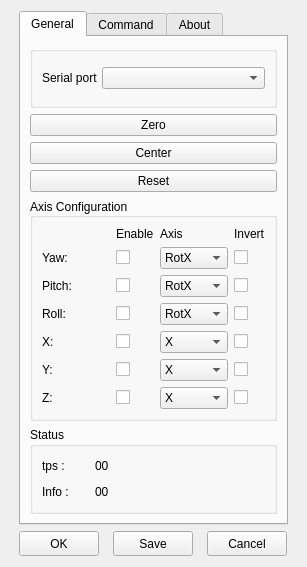
<?xml version="1.0" encoding="UTF-8"?>
<ui version="4.0">
 <class>UIHATControls</class>
 <widget class="QWidget" name="UIHATControls">
  <property name="geometry">
   <rect>
    <x>0</x>
    <y>0</y>
    <width>307</width>
    <height>567</height>
   </rect>
  </property>
  <property name="minimumSize">
   <size>
    <width>0</width>
    <height>0</height>
   </size>
  </property>
  <property name="maximumSize">
   <size>
    <width>65536</width>
    <height>65536</height>
   </size>
  </property>
  <property name="contextMenuPolicy">
   <enum>Qt::NoContextMenu</enum>
  </property>
  <property name="windowTitle">
   <string>Head Arduino Tracker settings FaceTrackNoIR</string>
  </property>
  <property name="windowIcon">
   <iconset>
    <normaloff>:/images/hat.ico</normaloff>:/images/hat.ico</iconset>
  </property>
  <property name="windowOpacity">
   <double>1.000000000000000</double>
  </property>
  <property name="layoutDirection">
   <enum>Qt::LeftToRight</enum>
  </property>
  <property name="autoFillBackground">
   <bool>false</bool>
  </property>
  <layout class="QGridLayout" name="gridLayout_7">
   <item row="1" column="2">
    <widget class="QPushButton" name="btnCancel">
     <property name="sizePolicy">
      <sizepolicy hsizetype="Preferred" vsizetype="Fixed">
       <horstretch>0</horstretch>
       <verstretch>0</verstretch>
      </sizepolicy>
     </property>
     <property name="minimumSize">
      <size>
       <width>80</width>
       <height>25</height>
      </size>
     </property>
     <property name="maximumSize">
      <size>
       <width>80</width>
       <height>25</height>
      </size>
     </property>
     <property name="text">
      <string>Cancel</string>
     </property>
    </widget>
   </item>
   <item row="1" column="0">
    <widget class="QPushButton" name="btnOK">
     <property name="sizePolicy">
      <sizepolicy hsizetype="Preferred" vsizetype="Fixed">
       <horstretch>0</horstretch>
       <verstretch>0</verstretch>
      </sizepolicy>
     </property>
     <property name="minimumSize">
      <size>
       <width>80</width>
       <height>25</height>
      </size>
     </property>
     <property name="maximumSize">
      <size>
       <width>80</width>
       <height>25</height>
      </size>
     </property>
     <property name="text">
      <string>OK</string>
     </property>
    </widget>
   </item>
   <item row="0" column="0" colspan="3">
    <widget class="QTabWidget" name="tabWidget">
     <property name="minimumSize">
      <size>
       <width>0</width>
       <height>0</height>
      </size>
     </property>
     <property name="maximumSize">
      <size>
       <width>65535</width>
       <height>65535</height>
      </size>
     </property>
     <property name="currentIndex">
      <number>0</number>
     </property>
     <widget class="QWidget" name="tab_config">
      <attribute name="title">
       <string>General</string>
      </attribute>
      <layout class="QVBoxLayout" name="verticalLayout">
       <item>
        <widget class="QGroupBox" name="groupBox_2">
         <property name="title">
          <string/>
         </property>
         <property name="flat">
          <bool>true</bool>
         </property>
         <layout class="QGridLayout" name="gridLayout_2">
          <property name="spacing">
           <number>4</number>
          </property>
          <item row="0" column="1">
           <widget class="QComboBox" name="cbSerialPort">
            <property name="sizePolicy">
             <sizepolicy hsizetype="MinimumExpanding" vsizetype="Fixed">
              <horstretch>0</horstretch>
              <verstretch>0</verstretch>
             </sizepolicy>
            </property>
            <property name="maximumSize">
             <size>
              <width>65535</width>
              <height>16777215</height>
             </size>
            </property>
            <property name="editable">
             <bool>false</bool>
            </property>
            <property name="sizeAdjustPolicy">
             <enum>QComboBox::AdjustToMinimumContentsLength</enum>
            </property>
            <property name="modelColumn">
             <number>0</number>
            </property>
           </widget>
          </item>
          <item row="0" column="0">
           <widget class="QLabel" name="label_5">
            <property name="sizePolicy">
             <sizepolicy hsizetype="Maximum" vsizetype="Preferred">
              <horstretch>0</horstretch>
              <verstretch>0</verstretch>
             </sizepolicy>
            </property>
            <property name="maximumSize">
             <size>
              <width>65536</width>
              <height>16777215</height>
             </size>
            </property>
            <property name="text">
             <string>Serial port</string>
            </property>
           </widget>
          </item>
         </layout>
        </widget>
       </item>
       <item>
        <widget class="QPushButton" name="btnZero">
         <property name="minimumSize">
          <size>
           <width>80</width>
           <height>20</height>
          </size>
         </property>
         <property name="text">
          <string>Zero</string>
         </property>
        </widget>
       </item>
       <item>
        <widget class="QPushButton" name="btnCenter">
         <property name="minimumSize">
          <size>
           <width>80</width>
           <height>20</height>
          </size>
         </property>
         <property name="text">
          <string>Center</string>
         </property>
        </widget>
       </item>
       <item>
        <widget class="QPushButton" name="btnReset">
         <property name="minimumSize">
          <size>
           <width>80</width>
           <height>20</height>
          </size>
         </property>
         <property name="text">
          <string>Reset</string>
         </property>
        </widget>
       </item>
       <item>
        <widget class="QGroupBox" name="groupBox_3">
         <property name="minimumSize">
          <size>
           <width>0</width>
           <height>106</height>
          </size>
         </property>
         <property name="title">
          <string>Axis Configuration</string>
         </property>
         <property name="alignment">
          <set>Qt::AlignLeading|Qt::AlignLeft|Qt::AlignVCenter</set>
         </property>
         <layout class="QGridLayout" name="gridLayout_6">
          <item row="2" column="2">
           <widget class="QComboBox" name="cb_pitch">
            <property name="toolTip">
             <string>Associate Axis</string>
            </property>
            <item>
             <property name="text">
              <string>RotX</string>
             </property>
            </item>
            <item>
             <property name="text">
              <string>RotY</string>
             </property>
            </item>
            <item>
             <property name="text">
              <string>RotZ</string>
             </property>
            </item>
           </widget>
          </item>
          <item row="1" column="1">
           <widget class="QCheckBox" name="chkEnableYaw">
            <property name="maximumSize">
             <size>
              <width>20</width>
              <height>16777215</height>
             </size>
            </property>
            <property name="toolTip">
             <string>Enable Axis</string>
            </property>
            <property name="layoutDirection">
             <enum>Qt::LeftToRight</enum>
            </property>
            <property name="text">
             <string/>
            </property>
           </widget>
          </item>
          <item row="4" column="1">
           <widget class="QCheckBox" name="chkEnableX">
            <property name="maximumSize">
             <size>
              <width>20</width>
              <height>16777215</height>
             </size>
            </property>
            <property name="toolTip">
             <string>Enable Axis</string>
            </property>
            <property name="layoutDirection">
             <enum>Qt::LeftToRight</enum>
            </property>
            <property name="text">
             <string/>
            </property>
           </widget>
          </item>
          <item row="2" column="0">
           <widget class="QLabel" name="label_pitch">
            <property name="text">
             <string>Pitch:</string>
            </property>
           </widget>
          </item>
          <item row="0" column="1">
           <widget class="QLabel" name="label">
            <property name="text">
             <string>Enable</string>
            </property>
           </widget>
          </item>
          <item row="2" column="1">
           <widget class="QCheckBox" name="chkEnablePitch">
            <property name="maximumSize">
             <size>
              <width>20</width>
              <height>16777215</height>
             </size>
            </property>
            <property name="toolTip">
             <string>Enable Axis</string>
            </property>
            <property name="layoutDirection">
             <enum>Qt::LeftToRight</enum>
            </property>
            <property name="text">
             <string/>
            </property>
           </widget>
          </item>
          <item row="1" column="0">
           <widget class="QLabel" name="label_yaw">
            <property name="text">
             <string>Yaw:</string>
            </property>
           </widget>
          </item>
          <item row="0" column="3">
           <widget class="QLabel" name="label_3">
            <property name="text">
             <string>Invert</string>
            </property>
           </widget>
          </item>
          <item row="5" column="0">
           <widget class="QLabel" name="label_y">
            <property name="text">
             <string>Y:</string>
            </property>
           </widget>
          </item>
          <item row="3" column="3">
           <widget class="QCheckBox" name="chkInvertRoll">
            <property name="maximumSize">
             <size>
              <width>20</width>
              <height>16777215</height>
             </size>
            </property>
            <property name="toolTip">
             <string>Invert Axis</string>
            </property>
            <property name="layoutDirection">
             <enum>Qt::LeftToRight</enum>
            </property>
            <property name="styleSheet">
             <string notr="true"/>
            </property>
            <property name="text">
             <string/>
            </property>
           </widget>
          </item>
          <item row="4" column="0">
           <widget class="QLabel" name="label_x">
            <property name="text">
             <string>X:</string>
            </property>
           </widget>
          </item>
          <item row="5" column="3">
           <widget class="QCheckBox" name="chkInvertY">
            <property name="maximumSize">
             <size>
              <width>20</width>
              <height>16777215</height>
             </size>
            </property>
            <property name="toolTip">
             <string>Invert Axis</string>
            </property>
            <property name="layoutDirection">
             <enum>Qt::LeftToRight</enum>
            </property>
            <property name="styleSheet">
             <string notr="true"/>
            </property>
            <property name="text">
             <string/>
            </property>
           </widget>
          </item>
          <item row="6" column="3">
           <widget class="QCheckBox" name="chkInvertZ">
            <property name="maximumSize">
             <size>
              <width>20</width>
              <height>16777215</height>
             </size>
            </property>
            <property name="toolTip">
             <string>Invert Axis</string>
            </property>
            <property name="layoutDirection">
             <enum>Qt::LeftToRight</enum>
            </property>
            <property name="styleSheet">
             <string notr="true"/>
            </property>
            <property name="text">
             <string/>
            </property>
           </widget>
          </item>
          <item row="6" column="2">
           <widget class="QComboBox" name="cb_z">
            <property name="toolTip">
             <string>Associate Axis</string>
            </property>
            <item>
             <property name="text">
              <string>X</string>
             </property>
            </item>
            <item>
             <property name="text">
              <string>Y</string>
             </property>
            </item>
            <item>
             <property name="text">
              <string>Z</string>
             </property>
            </item>
           </widget>
          </item>
          <item row="6" column="1">
           <widget class="QCheckBox" name="chkEnableZ">
            <property name="maximumSize">
             <size>
              <width>20</width>
              <height>16777215</height>
             </size>
            </property>
            <property name="toolTip">
             <string>Enable Axis</string>
            </property>
            <property name="layoutDirection">
             <enum>Qt::LeftToRight</enum>
            </property>
            <property name="text">
             <string/>
            </property>
           </widget>
          </item>
          <item row="5" column="2">
           <widget class="QComboBox" name="cb_y">
            <property name="toolTip">
             <string>Associate Axis</string>
            </property>
            <item>
             <property name="text">
              <string>X</string>
             </property>
            </item>
            <item>
             <property name="text">
              <string>Y</string>
             </property>
            </item>
            <item>
             <property name="text">
              <string>Z</string>
             </property>
            </item>
           </widget>
          </item>
          <item row="3" column="0">
           <widget class="QLabel" name="label_roll">
            <property name="text">
             <string>Roll:</string>
            </property>
           </widget>
          </item>
          <item row="4" column="3">
           <widget class="QCheckBox" name="chkInvertX">
            <property name="maximumSize">
             <size>
              <width>20</width>
              <height>16777215</height>
             </size>
            </property>
            <property name="toolTip">
             <string>Invert Axis</string>
            </property>
            <property name="layoutDirection">
             <enum>Qt::LeftToRight</enum>
            </property>
            <property name="styleSheet">
             <string notr="true"/>
            </property>
            <property name="text">
             <string/>
            </property>
           </widget>
          </item>
          <item row="4" column="2">
           <widget class="QComboBox" name="cb_x">
            <property name="toolTip">
             <string>Associate Axis</string>
            </property>
            <item>
             <property name="text">
              <string>X</string>
             </property>
            </item>
            <item>
             <property name="text">
              <string>Y</string>
             </property>
            </item>
            <item>
             <property name="text">
              <string>Z</string>
             </property>
            </item>
           </widget>
          </item>
          <item row="2" column="3">
           <widget class="QCheckBox" name="chkInvertPitch">
            <property name="maximumSize">
             <size>
              <width>20</width>
              <height>16777215</height>
             </size>
            </property>
            <property name="toolTip">
             <string>Invert Axis</string>
            </property>
            <property name="layoutDirection">
             <enum>Qt::LeftToRight</enum>
            </property>
            <property name="styleSheet">
             <string notr="true"/>
            </property>
            <property name="text">
             <string/>
            </property>
           </widget>
          </item>
          <item row="6" column="0">
           <widget class="QLabel" name="label_z">
            <property name="text">
             <string>Z:</string>
            </property>
           </widget>
          </item>
          <item row="3" column="2">
           <widget class="QComboBox" name="cb_roll">
            <property name="toolTip">
             <string>Associate Axis</string>
            </property>
            <item>
             <property name="text">
              <string>RotX</string>
             </property>
            </item>
            <item>
             <property name="text">
              <string>RotY</string>
             </property>
            </item>
            <item>
             <property name="text">
              <string>RotZ</string>
             </property>
            </item>
           </widget>
          </item>
          <item row="3" column="1">
           <widget class="QCheckBox" name="chkEnableRoll">
            <property name="maximumSize">
             <size>
              <width>20</width>
              <height>16777215</height>
             </size>
            </property>
            <property name="toolTip">
             <string>Enable Axis</string>
            </property>
            <property name="layoutDirection">
             <enum>Qt::LeftToRight</enum>
            </property>
            <property name="styleSheet">
             <string notr="true"/>
            </property>
            <property name="text">
             <string/>
            </property>
           </widget>
          </item>
          <item row="5" column="1">
           <widget class="QCheckBox" name="chkEnableY">
            <property name="maximumSize">
             <size>
              <width>20</width>
              <height>16777215</height>
             </size>
            </property>
            <property name="toolTip">
             <string>Enable Axis</string>
            </property>
            <property name="layoutDirection">
             <enum>Qt::LeftToRight</enum>
            </property>
            <property name="text">
             <string/>
            </property>
           </widget>
          </item>
          <item row="1" column="3">
           <widget class="QCheckBox" name="chkInvertYaw">
            <property name="maximumSize">
             <size>
              <width>20</width>
              <height>16777215</height>
             </size>
            </property>
            <property name="toolTip">
             <string>Invert Axis</string>
            </property>
            <property name="layoutDirection">
             <enum>Qt::LeftToRight</enum>
            </property>
            <property name="styleSheet">
             <string notr="true"/>
            </property>
            <property name="text">
             <string/>
            </property>
           </widget>
          </item>
          <item row="1" column="2">
           <widget class="QComboBox" name="cb_yaw">
            <property name="toolTip">
             <string>Associate Axis</string>
            </property>
            <item>
             <property name="text">
              <string>RotX</string>
             </property>
            </item>
            <item>
             <property name="text">
              <string>RotY</string>
             </property>
            </item>
            <item>
             <property name="text">
              <string>RotZ</string>
             </property>
            </item>
           </widget>
          </item>
          <item row="0" column="2">
           <widget class="QLabel" name="label_2">
            <property name="text">
             <string>Axis</string>
            </property>
           </widget>
          </item>
         </layout>
        </widget>
       </item>
       <item>
        <widget class="QGroupBox" name="groupBox_status">
         <property name="sizePolicy">
          <sizepolicy hsizetype="MinimumExpanding" vsizetype="Minimum">
           <horstretch>0</horstretch>
           <verstretch>0</verstretch>
          </sizepolicy>
         </property>
         <property name="title">
          <string>Status</string>
         </property>
         <property name="flat">
          <bool>false</bool>
         </property>
         <layout class="QGridLayout" name="gridLayout_3">
          <item row="0" column="0">
           <widget class="QLabel" name="lab_tps">
            <property name="minimumSize">
             <size>
              <width>31</width>
              <height>20</height>
             </size>
            </property>
            <property name="maximumSize">
             <size>
              <width>60</width>
              <height>20</height>
             </size>
            </property>
            <property name="toolTip">
             <string>Trame per seconde</string>
            </property>
            <property name="text">
             <string>tps :</string>
            </property>
           </widget>
          </item>
          <item row="0" column="1">
           <widget class="QLabel" name="lab_vtps">
            <property name="minimumSize">
             <size>
              <width>31</width>
              <height>20</height>
             </size>
            </property>
            <property name="maximumSize">
             <size>
              <width>60</width>
              <height>20</height>
             </size>
            </property>
            <property name="text">
             <string>00</string>
            </property>
           </widget>
          </item>
          <item row="1" column="0">
           <widget class="QLabel" name="lab_status">
            <property name="minimumSize">
             <size>
              <width>0</width>
              <height>20</height>
             </size>
            </property>
            <property name="maximumSize">
             <size>
              <width>60</width>
              <height>20</height>
             </size>
            </property>
            <property name="text">
             <string>Info :</string>
            </property>
           </widget>
          </item>
          <item row="1" column="1">
           <widget class="QLabel" name="lab_vstatus">
            <property name="minimumSize">
             <size>
              <width>170</width>
              <height>20</height>
             </size>
            </property>
            <property name="maximumSize">
             <size>
              <width>60</width>
              <height>20</height>
             </size>
            </property>
            <property name="text">
             <string>00</string>
            </property>
           </widget>
          </item>
         </layout>
        </widget>
       </item>
      </layout>
     </widget>
     <widget class="QWidget" name="tab_cmds">
      <attribute name="title">
       <string>Command</string>
      </attribute>
      <layout class="QGridLayout" name="gridLayout_5">
       <item row="1" column="0">
        <widget class="QGroupBox" name="parametersBox">
         <property name="title">
          <string>Serial Parameters</string>
         </property>
         <layout class="QGridLayout" name="gridLayout_8">
          <item row="1" column="0">
           <widget class="QLabel" name="dataBitsLabel">
            <property name="text">
             <string>Data bits:</string>
            </property>
           </widget>
          </item>
          <item row="1" column="1">
           <widget class="QComboBox" name="QCB_Serial_dataBits"/>
          </item>
          <item row="0" column="0">
           <widget class="QLabel" name="baudRateLabel">
            <property name="text">
             <string>BaudRate:</string>
            </property>
           </widget>
          </item>
          <item row="0" column="1">
           <widget class="QComboBox" name="QCB_Serial_baudRate"/>
          </item>
          <item row="3" column="1">
           <widget class="QComboBox" name="QCB_Serial_stopBits"/>
          </item>
          <item row="4" column="0">
           <widget class="QLabel" name="flowControlLabel">
            <property name="text">
             <string>Flow control:</string>
            </property>
           </widget>
          </item>
          <item row="4" column="1">
           <widget class="QComboBox" name="QCB_Serial_flowControl"/>
          </item>
          <item row="2" column="0">
           <widget class="QLabel" name="parityLabel">
            <property name="text">
             <string>Parity:</string>
            </property>
           </widget>
          </item>
          <item row="2" column="1">
           <widget class="QComboBox" name="QCB_Serial_parity"/>
          </item>
          <item row="3" column="0">
           <widget class="QLabel" name="stopBitsLabel">
            <property name="text">
             <string>Stop bits:</string>
            </property>
           </widget>
          </item>
         </layout>
        </widget>
       </item>
       <item row="0" column="0">
        <widget class="QGroupBox" name="groupBox">
         <property name="title">
          <string>Arduino Commands</string>
         </property>
         <layout class="QGridLayout" name="gridLayout">
          <item row="0" column="1">
           <widget class="QLabel" name="lab_cmd_init_2">
            <property name="text">
             <string>Delay Init</string>
            </property>
           </widget>
          </item>
          <item row="1" column="0">
           <widget class="QLabel" name="lab_cmd_init">
            <property name="text">
             <string>Init</string>
            </property>
           </widget>
          </item>
          <item row="1" column="1">
           <widget class="QLineEdit" name="le_cmd_init">
            <property name="toolTip">
             <string>Command for Initialising Arduino</string>
            </property>
           </widget>
          </item>
          <item row="2" column="1">
           <widget class="QLabel" name="lab_cmd_init_3">
            <property name="text">
             <string>Delay Start</string>
            </property>
           </widget>
          </item>
          <item row="3" column="0">
           <widget class="QLabel" name="lab_cmd_start">
            <property name="text">
             <string>Start:</string>
            </property>
           </widget>
          </item>
          <item row="3" column="1">
           <widget class="QLineEdit" name="le_cmd_start">
            <property name="toolTip">
             <string>Command for Start send sequence</string>
            </property>
           </widget>
          </item>
          <item row="4" column="1">
           <widget class="QLabel" name="lab_cmd_init_4">
            <property name="text">
             <string>Delay Sequence</string>
            </property>
           </widget>
          </item>
          <item row="4" column="2">
           <widget class="QSpinBox" name="spb_AfterStart">
            <property name="toolTip">
             <string>&lt;!DOCTYPE HTML PUBLIC &quot;-//W3C//DTD HTML 4.0//EN&quot; &quot;http://www.w3.org/TR/REC-html40/strict.dtd&quot;&gt;
&lt;html&gt;&lt;head&gt;&lt;meta name=&quot;qrichtext&quot; content=&quot;1&quot; /&gt;&lt;style type=&quot;text/css&quot;&gt;
p, li { white-space: pre-wrap; }
&lt;/style&gt;&lt;/head&gt;&lt;body style=&quot; font-family:'MS Shell Dlg 2'; font-size:8.25pt; font-weight:400; font-style:normal;&quot;&gt;
&lt;p style=&quot; margin-top:0px; margin-bottom:0px; margin-left:0px; margin-right:0px; -qt-block-indent:0; text-indent:0px;&quot;&gt;&lt;span style=&quot; font-size:8pt;&quot;&gt;Delay after Start Command in ms&lt;/span&gt;&lt;/p&gt;&lt;/body&gt;&lt;/html&gt;</string>
            </property>
            <property name="maximum">
             <number>5000</number>
            </property>
            <property name="singleStep">
             <number>50</number>
            </property>
           </widget>
          </item>
          <item row="5" column="0">
           <widget class="QLabel" name="lab_cmd_stop">
            <property name="text">
             <string>Stop:</string>
            </property>
           </widget>
          </item>
          <item row="5" column="1">
           <widget class="QLineEdit" name="le_cmd_stop">
            <property name="toolTip">
             <string>Command for Stop send sequence</string>
            </property>
           </widget>
          </item>
          <item row="6" column="0">
           <widget class="QLabel" name="lab_cmd_center">
            <property name="text">
             <string>Center:</string>
            </property>
           </widget>
          </item>
          <item row="6" column="1">
           <widget class="QLineEdit" name="le_cmd_center">
            <property name="toolTip">
             <string>Command for Center  Gyro arduino</string>
            </property>
           </widget>
          </item>
          <item row="7" column="0">
           <widget class="QLabel" name="lab_cmd_zero">
            <property name="text">
             <string>Zero:</string>
            </property>
           </widget>
          </item>
          <item row="7" column="1">
           <widget class="QLineEdit" name="le_cmd_zero">
            <property name="toolTip">
             <string>Command for Center  Gyro arduino</string>
            </property>
           </widget>
          </item>
          <item row="8" column="0">
           <widget class="QLabel" name="lab_cmd_reset">
            <property name="text">
             <string>Reset:</string>
            </property>
           </widget>
          </item>
          <item row="8" column="1">
           <widget class="QLineEdit" name="le_cmd_reset">
            <property name="toolTip">
             <string>Command for Reset Arduino</string>
            </property>
           </widget>
          </item>
          <item row="8" column="2">
           <widget class="QCheckBox" name="cb_Endian">
            <property name="toolTip">
             <string>&lt;!DOCTYPE HTML PUBLIC &quot;-//W3C//DTD HTML 4.0//EN&quot; &quot;http://www.w3.org/TR/REC-html40/strict.dtd&quot;&gt;
&lt;html&gt;&lt;head&gt;&lt;meta name=&quot;qrichtext&quot; content=&quot;1&quot; /&gt;&lt;style type=&quot;text/css&quot;&gt;
p, li { white-space: pre-wrap; }
&lt;/style&gt;&lt;/head&gt;&lt;body style=&quot; font-family:'MS Shell Dlg 2'; font-size:8.25pt; font-weight:400; font-style:normal;&quot;&gt;
&lt;p style=&quot; margin-top:0px; margin-bottom:0px; margin-left:0px; margin-right:0px; -qt-block-indent:0; text-indent:0px;&quot;&gt;Little or Big Endian for &lt;span style=&quot; font-family:'Arial,Geneva,Helvetica,sans-serif'; font-size:medium; color:#000000;&quot;&gt;the serialization of byte order&lt;/span&gt;&lt;/p&gt;
&lt;p style=&quot; margin-top:0px; margin-bottom:0px; margin-left:0px; margin-right:0px; -qt-block-indent:0; text-indent:0px;&quot;&gt;&lt;span style=&quot; font-family:'Arial,Geneva,Helvetica,sans-serif'; font-size:medium; color:#000000;&quot;&gt;Arduino is LittleEndian ( unchecked)&lt;/span&gt;&lt;/p&gt;&lt;/body&gt;&lt;/html&gt;</string>
            </property>
            <property name="text">
             <string>Endian</string>
            </property>
           </widget>
          </item>
          <item row="3" column="2">
           <widget class="QSpinBox" name="spb_BeforeStart">
            <property name="toolTip">
             <string>&lt;!DOCTYPE HTML PUBLIC &quot;-//W3C//DTD HTML 4.0//EN&quot; &quot;http://www.w3.org/TR/REC-html40/strict.dtd&quot;&gt;
&lt;html&gt;&lt;head&gt;&lt;meta name=&quot;qrichtext&quot; content=&quot;1&quot; /&gt;&lt;style type=&quot;text/css&quot;&gt;
p, li { white-space: pre-wrap; }
&lt;/style&gt;&lt;/head&gt;&lt;body style=&quot; font-family:'MS Shell Dlg 2'; font-size:8.25pt; font-weight:400; font-style:normal;&quot;&gt;
&lt;p style=&quot; margin-top:0px; margin-bottom:0px; margin-left:0px; margin-right:0px; -qt-block-indent:0; text-indent:0px;&quot;&gt;&lt;span style=&quot; font-size:8pt;&quot;&gt;Delay after Init command in ms&lt;/span&gt;&lt;/p&gt;&lt;/body&gt;&lt;/html&gt;</string>
            </property>
            <property name="maximum">
             <number>5000</number>
            </property>
            <property name="singleStep">
             <number>50</number>
            </property>
           </widget>
          </item>
          <item row="1" column="2">
           <widget class="QSpinBox" name="spb_BeforeInit">
            <property name="maximumSize">
             <size>
              <width>60</width>
              <height>16777215</height>
             </size>
            </property>
            <property name="toolTip">
             <string>&lt;!DOCTYPE HTML PUBLIC &quot;-//W3C//DTD HTML 4.0//EN&quot; &quot;http://www.w3.org/TR/REC-html40/strict.dtd&quot;&gt;
&lt;html&gt;&lt;head&gt;&lt;meta name=&quot;qrichtext&quot; content=&quot;1&quot; /&gt;&lt;style type=&quot;text/css&quot;&gt;
p, li { white-space: pre-wrap; }
&lt;/style&gt;&lt;/head&gt;&lt;body style=&quot; font-family:'MS Shell Dlg 2'; font-size:8.25pt; font-weight:400; font-style:normal;&quot;&gt;
&lt;p style=&quot; margin-top:0px; margin-bottom:0px; margin-left:0px; margin-right:0px; -qt-block-indent:0; text-indent:0px;&quot;&gt;&lt;span style=&quot; font-size:8pt;&quot;&gt;Delay before Init command in ms&lt;/span&gt;&lt;/p&gt;&lt;/body&gt;&lt;/html&gt;</string>
            </property>
            <property name="maximum">
             <number>5000</number>
            </property>
            <property name="singleStep">
             <number>50</number>
            </property>
           </widget>
          </item>
         </layout>
        </widget>
       </item>
      </layout>
     </widget>
     <widget class="QWidget" name="tab_about">
      <attribute name="title">
       <string>About</string>
      </attribute>
      <layout class="QGridLayout" name="gridLayout_4">
       <item row="1" column="0">
        <widget class="QLabel" name="label_version">
         <property name="font">
          <font>
           <family>Arial Black</family>
           <pointsize>10</pointsize>
           <weight>75</weight>
           <italic>true</italic>
           <bold>true</bold>
          </font>
         </property>
         <property name="text">
          <string>Version 1.0.0</string>
         </property>
         <property name="textFormat">
          <enum>Qt::PlainText</enum>
         </property>
         <property name="openExternalLinks">
          <bool>true</bool>
         </property>
        </widget>
       </item>
       <item row="2" column="0" colspan="2">
        <widget class="QLineEdit" name="lineSend"/>
       </item>
       <item row="2" column="2">
        <widget class="QPushButton" name="btnSend">
         <property name="text">
          <string>Send</string>
         </property>
        </widget>
       </item>
       <item row="3" column="0" colspan="3">
        <widget class="QPlainTextEdit" name="pteINFO">
         <property name="contextMenuPolicy">
          <enum>Qt::ActionsContextMenu</enum>
         </property>
         <property name="readOnly">
          <bool>true</bool>
         </property>
         <property name="plainText">
          <string notr="true"/>
         </property>
         <property name="textInteractionFlags">
          <set>Qt::TextSelectableByKeyboard|Qt::TextSelectableByMouse</set>
         </property>
         <property name="maximumBlockCount">
          <number>800</number>
         </property>
         <property name="backgroundVisible">
          <bool>false</bool>
         </property>
        </widget>
       </item>
       <item row="0" column="2" rowspan="2">
        <widget class="QPushButton" name="btn_icone">
         <property name="autoFillBackground">
          <bool>false</bool>
         </property>
         <property name="text">
          <string/>
         </property>
         <property name="icon">
          <iconset>
           <normalon>:/images/hat_logo.png</normalon>
          </iconset>
         </property>
         <property name="iconSize">
          <size>
           <width>128</width>
           <height>128</height>
          </size>
         </property>
         <property name="flat">
          <bool>true</bool>
         </property>
        </widget>
       </item>
       <item row="0" column="0" colspan="2">
        <widget class="QLabel" name="label_info_2">
         <property name="text">
          <string>&lt;!DOCTYPE HTML PUBLIC &quot;-//W3C//DTD HTML 4.0//EN&quot; &quot;http://www.w3.org/TR/REC-html40/strict.dtd&quot;&gt;
&lt;html&gt;&lt;head&gt;&lt;meta name=&quot;qrichtext&quot; content=&quot;1&quot; /&gt;&lt;style type=&quot;text/css&quot;&gt;
p, li { white-space: pre-wrap; }
&lt;/style&gt;&lt;/head&gt;&lt;body style=&quot; font-family:'MS Shell Dlg 2'; font-size:8.25pt; font-weight:400; font-style:normal;&quot;&gt;
&lt;p style=&quot; margin-top:12px; margin-bottom:12px; margin-left:0px; margin-right:0px; -qt-block-indent:0; text-indent:0px;&quot;&gt;&lt;span style=&quot; font-size:8pt; font-weight:600;&quot;&gt;FTNoIR HAT  Plugin&lt;br /&gt;by FuraX49&lt;/span&gt;&lt;/p&gt;
&lt;p style=&quot; margin-top:12px; margin-bottom:12px; margin-left:0px; margin-right:0px; -qt-block-indent:0; text-indent:0px;&quot;&gt;&lt;a href=&quot;http://hatire.sourceforge.net/&quot;&gt;&lt;span style=&quot; font-size:8pt; font-weight:600; text-decoration: underline; color:#0000ff;&quot;&gt;Manual (external)&lt;/span&gt;&lt;/a&gt;&lt;/p&gt;&lt;/body&gt;&lt;/html&gt;</string>
         </property>
         <property name="openExternalLinks">
          <bool>true</bool>
         </property>
        </widget>
       </item>
      </layout>
     </widget>
    </widget>
   </item>
   <item row="1" column="1">
    <widget class="QPushButton" name="btnSave">
     <property name="minimumSize">
      <size>
       <width>80</width>
       <height>25</height>
      </size>
     </property>
     <property name="maximumSize">
      <size>
       <width>80</width>
       <height>25</height>
      </size>
     </property>
     <property name="text">
      <string>Save</string>
     </property>
    </widget>
   </item>
  </layout>
 </widget>
 <tabstops>
  <tabstop>btnOK</tabstop>
  <tabstop>btnSave</tabstop>
  <tabstop>btnCancel</tabstop>
  <tabstop>chkEnableYaw</tabstop>
  <tabstop>cb_yaw</tabstop>
  <tabstop>chkInvertYaw</tabstop>
  <tabstop>chkEnablePitch</tabstop>
  <tabstop>cb_pitch</tabstop>
  <tabstop>chkInvertPitch</tabstop>
  <tabstop>chkEnableRoll</tabstop>
  <tabstop>cb_roll</tabstop>
  <tabstop>chkInvertRoll</tabstop>
  <tabstop>chkEnableX</tabstop>
  <tabstop>cb_x</tabstop>
  <tabstop>chkInvertX</tabstop>
  <tabstop>chkEnableY</tabstop>
  <tabstop>cb_y</tabstop>
  <tabstop>chkInvertY</tabstop>
  <tabstop>chkEnableZ</tabstop>
  <tabstop>cb_z</tabstop>
  <tabstop>chkInvertZ</tabstop>
  <tabstop>QCB_Serial_baudRate</tabstop>
  <tabstop>QCB_Serial_dataBits</tabstop>
  <tabstop>QCB_Serial_parity</tabstop>
  <tabstop>QCB_Serial_stopBits</tabstop>
  <tabstop>QCB_Serial_flowControl</tabstop>
  <tabstop>lineSend</tabstop>
  <tabstop>btnSend</tabstop>
  <tabstop>pteINFO</tabstop>
  <tabstop>tabWidget</tabstop>
 </tabstops>
 <resources/>
 <connections/>
 <slots>
  <slot>startEngineClicked()</slot>
  <slot>stopEngineClicked()</slot>
  <slot>cameraSettingsClicked()</slot>
 </slots>
</ui>
